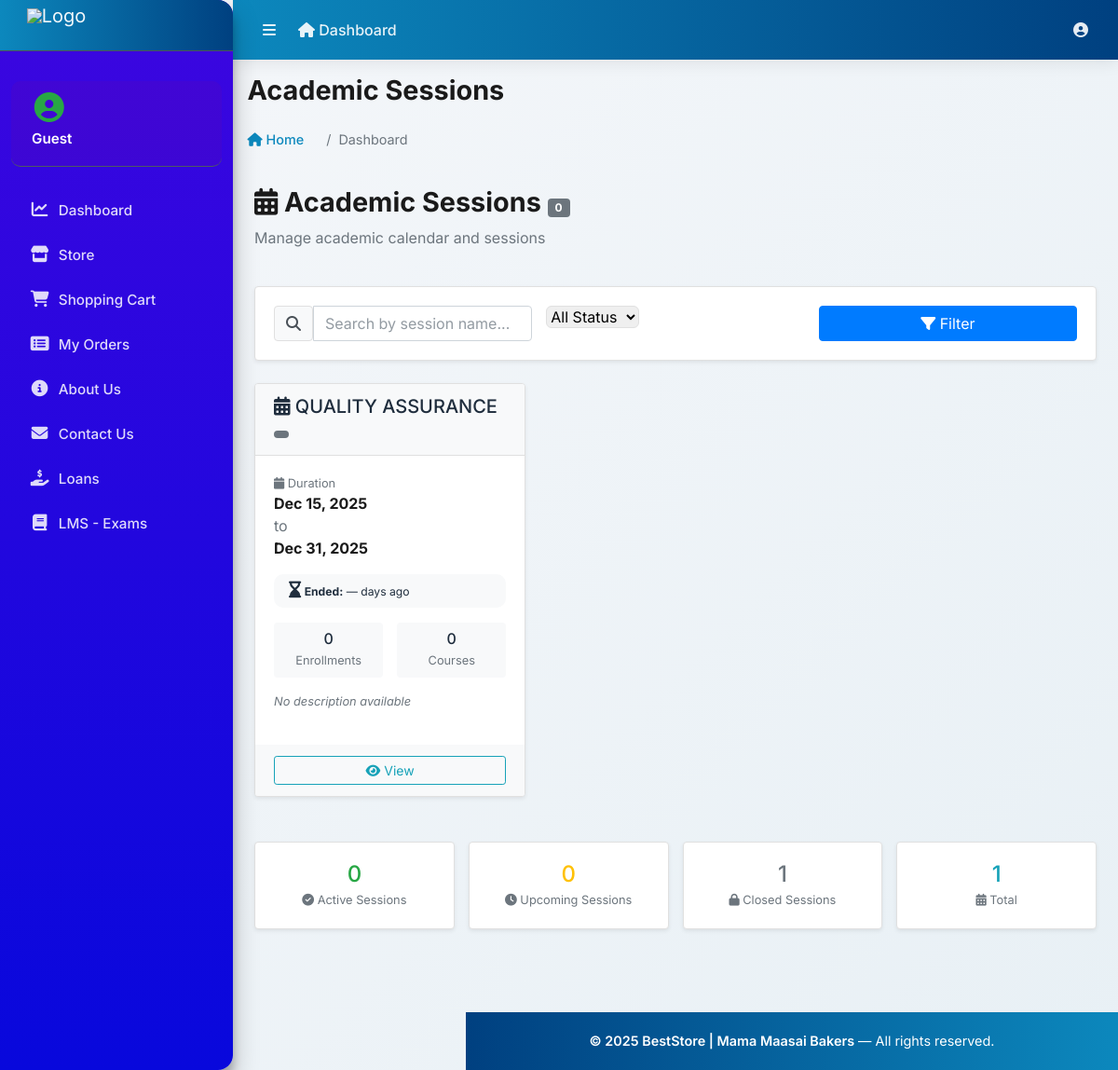
The page /school/sessions/ on the database as committed earlier.
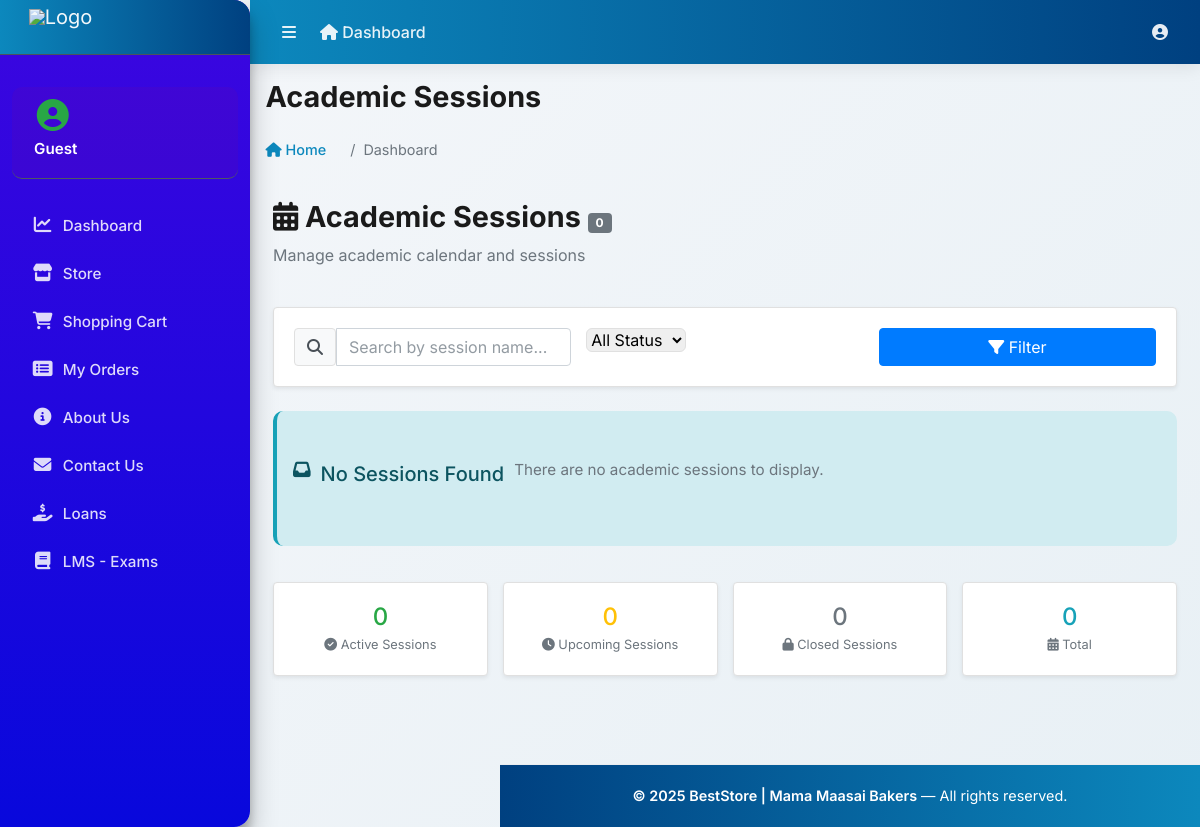
The same page on the database as committed later.
### school/models.py (models this page shows, shortened)
class ReportingSession(models.Model):
    SEMESTER_CHOICES = [
        ('1', 'First Semester'),
        ('2', 'Second Semester'),
        ('3', 'Third Semester'),
    ]
    name = models.CharField(max_length=50)  # e.g., "2024/2025"
    semester = models.CharField(max_length=1, choices=SEMESTER_CHOICES)
    start_date = models.DateField()
    end_date = models.DateField()
    is_current = models.BooleanField(default=False)
    is_active = models.BooleanField(default=True)
    created_at = models.DateTimeField(auto_now_add=True)
    class Meta:
        ordering = ['-start_date']
        unique_together = ['name', 'semester']

### school/views.py (the view)
# urls.py: path('sessions/', views.SessionListView.as_view(), name='session_list'),
class SessionListView(ListView):
    model = ReportingSession
    template_name = 'school/session/session_list.html'
    context_object_name = 'sessions'
    paginate_by = 20
    queryset = ReportingSession.objects.order_by('-start_date')
    def get_context_data(self, **kwargs):
        context = super().get_context_data(**kwargs)
        today = timezone.now().date()
        context['active_sessions'] = ReportingSession.objects.filter(
            start_date__lte=today,
            end_date__gte=today,
            is_active=True
        ).count()
        context['upcoming_sessions'] = ReportingSession.objects.filter(
            start_date__gt=today,
            is_active=True
        ).count()
        context['closed_sessions'] = ReportingSession.objects.filter(
            end_date__lt=today
        ).count()
        context['total_sessions'] = ReportingSession.objects.count()
        return context

### carts/context_processors.py (called while the page is built)
def counter(request):
    cart_count = 0
    if 'admin' in request.path:
        return {}
    else:
        try:
            cart = Cart.objects.filter(cart_id=_cart_id(request))
            if request.user.is_authenticated:
                cart_items = CartItem.objects.all().filter(user=request.user)
            else:
                cart_items = CartItem.objects.all().filter(cart=cart[:1])
            for cart_item in cart_items:
                cart_count += cart_item.quantity
        except Cart.DoesNotExist:
            cart_count = 0
    return dict(cart_count=cart_count)

### carts/views.py (called while the page is built)
def _cart_id(request):
    cart = request.session.session_key
    if not cart:
        cart = request.session.create()
    return cart

### category/context_processors.py (called while the page is built)
def menu_links(request):
    links = Category.objects.all()
    return dict(links=links)

### school/templates/school/session/session_list.html (shortened to what the changed rows need)
{% extends "base.html" %}
{% block page_title %}Academic Sessions{% endblock %}
{% load static %}
{% block content %}
<div class="container-fluid py-4">
    <div class="row mb-4">
        <div class="col-md-8">
            <h1 class="h3 mb-0">
                <i class="fas fa-calendar-alt"></i> Academic Sessions
                <span class="badge bg-secondary">{{ sessions.paginator.count|default:0 }}</span>
            </h1>
        </div>
    </div>
    <div class="row">
        {% for session in sessions %}
        <div class="col-md-6 col-lg-4 mb-4">
            <div class="card shadow-sm h-100 hover-shadow transition">
                <div class="card-header bg-light">
                    <div class="d-flex justify-content-between align-items-start">
                        <div>
                            <h5 class="mb-1">
                                <i class="fas fa-calendar-alt"></i> {{ session.name }}
                            </h5>
                            <span class="badge
                                {% if session.status == 'active' %}bg-success
                                {% elif session.status == 'upcoming' %}bg-warning
                                {% else %}bg-secondary
                                {% endif %}">
                            </span>
                        </div>
                    </div>
                </div>
                <div class="card-body">
                    <div class="mb-3">
                        <small class="text-muted d-block"><i class="fas fa-calendar"></i> Duration</small>
                        <p class="mb-0">
                            <strong>{{ session.start_date|date:"M d, Y" }}</strong><br>
                            <span class="text-muted">to</span><br>
                            <strong>{{ session.end_date|date:"M d, Y" }}</strong>
                        </p>
                    </div>
                    <div class="alert alert-light py-2 px-3 mb-3">
                        <small>
                            {% if session.status == 'upcoming' %}
                                <i class="fas fa-hourglass-start"></i>
                                <strong>Starts in:</strong> {{ days_until|default:"—" }} days
                            {% elif session.status == 'active' %}
                                <i class="fas fa-hourglass-half"></i>
                                <strong>Active:</strong> {{ days_elapsed|default:"—" }} days
                            {% else %}
                                <i class="fas fa-hourglass-end"></i>
                                <strong>Ended:</strong> {{ days_ago|default:"—" }} days ago
                            {% endif %}
                        </small>
                    </div>
                    <div class="row text-center mb-3 g-2">
                        <div class="col-6">
                            <div class="bg-light p-2 rounded">
                                <h6 class="mb-0">
                                    {{ session.enrollments.count|default:0 }}
                                </h6>
                                <small class="text-muted">Enrollments</small>
                            </div>
                        </div>
                        <div class="col-6">
                            <div class="bg-light p-2 rounded">
                                <h6 class="mb-0">
                                    {{ session.courses.count|default:0 }}
                                </h6>
                                <small class="text-muted">Courses</small>
                            </div>
                        </div>
                    </div>
                    {% if session.description %}
                    <p class="card-text text-muted small">
                        {{ session.description|truncatewords:20 }}
                    </p>
                    {% else %}
                    <p class="card-text text-muted small">
                        <em>No description available</em>
                    </p>
                    {% endif %}
                </div>
                <div class="card-footer bg-light">
                    <div class="btn-group w-100" role="group">
                        <a href="{% url 'school:session_detail' session.id %}" class="btn btn-outline-info btn-sm" title="View Details">
                            <i class="fas fa-eye"></i> View
                        </a>
                    </div>
                </div>
            </div>
        </div>
        {% empty %}
        <div class="col-12">
            <div class="alert alert-info text-center py-5">
                <i class="fas fa-inbox fa-3x mb-3"></i>
                <h5>No Sessions Found</h5>
                <p class="text-muted">There are no academic sessions to display.</p>
            </div>
        </div>
        {% endfor %}
    </div>
    <div class="row mt-4">
        <div class="col-md-3">
            <div class="card shadow-sm text-center">
                <div class="card-body">
                    <h4 class="text-secondary mb-0">{{ closed_sessions }}</h4>
                    <small class="text-muted"><i class="fas fa-lock"></i> Closed Sessions</small>
                </div>
            </div>
        </div>
        <div class="col-md-3">
            <div class="card shadow-sm text-center">
                <div class="card-body">
                    <h4 class="text-info mb-0">{{ total_sessions }}</h4>
                    <small class="text-muted"><i class="fas fa-calendar-alt"></i> Total</small>
                </div>
            </div>
        </div>
    </div>
</div>
{% endblock %}

Rows that differ between the two databases and show on the page:
removed ReportingSession: name "QUALITY ASSURANCE", start_date "Dec 15, 2025", end_date "Dec 31, 2025", days_ago "—", enrollments.count "0", courses.count "0"
Other text that changed with them:
{{ closed_sessions }}: "1" → "0"
{{ total_sessions }}: "1" → "0"
text now shown: "No Sessions Found There are no academic sessions to display."
